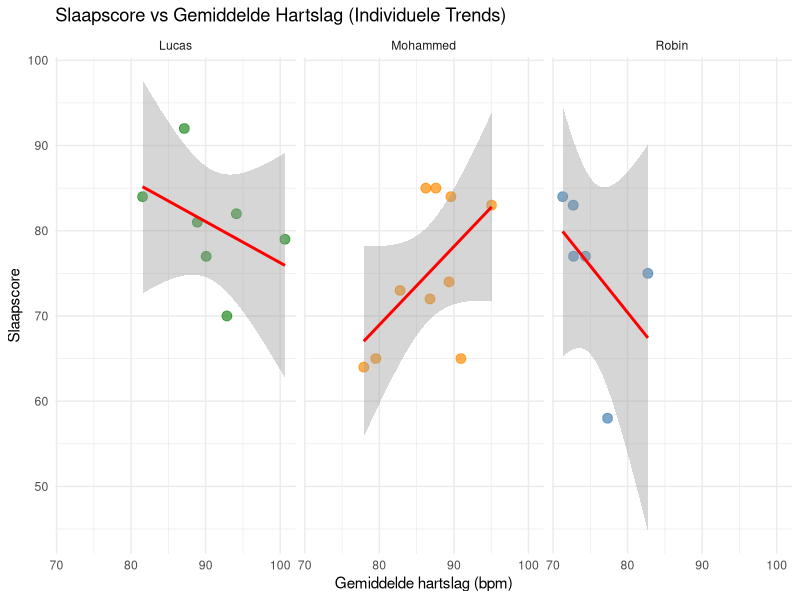
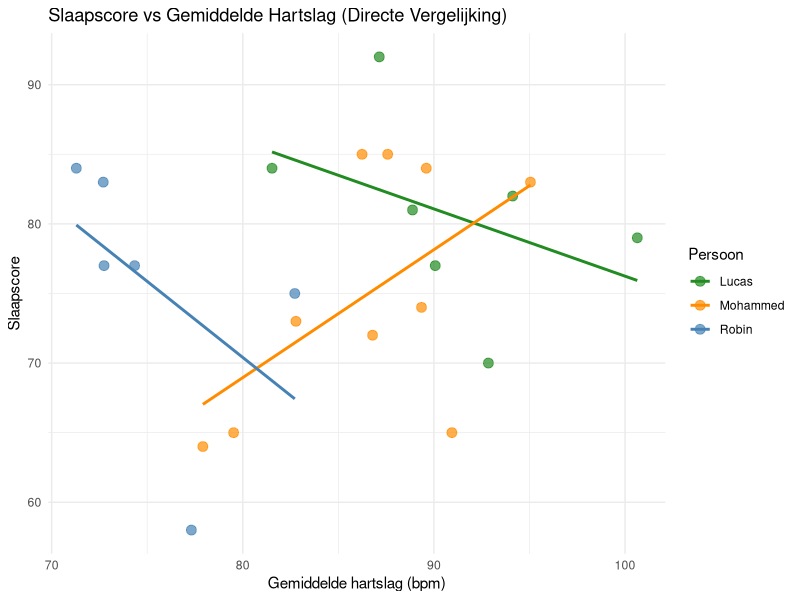
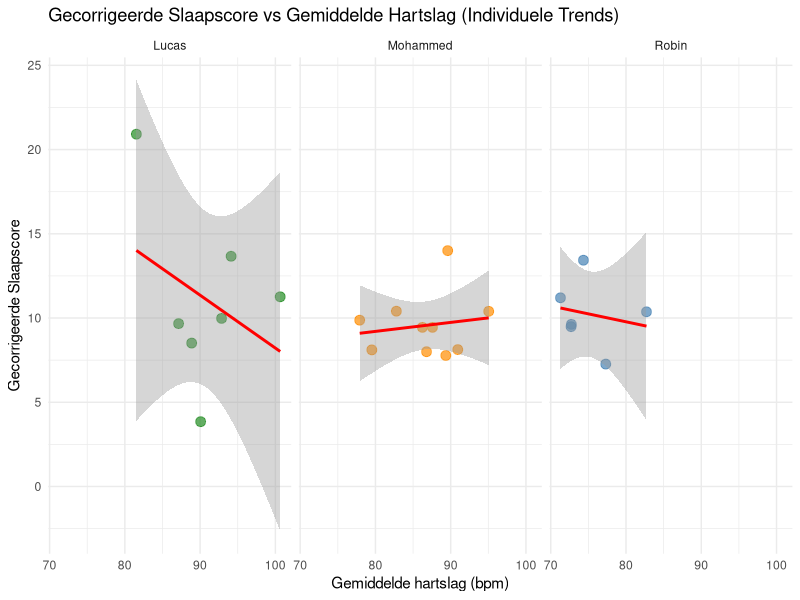
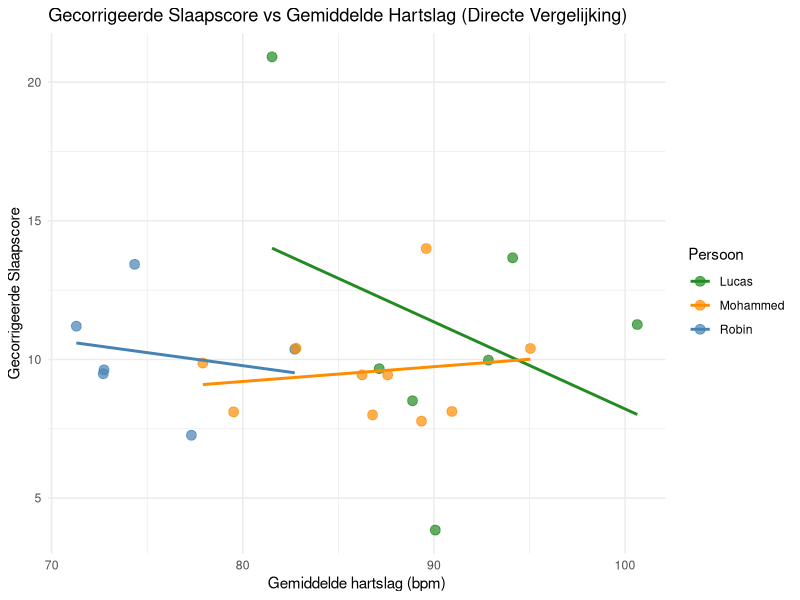
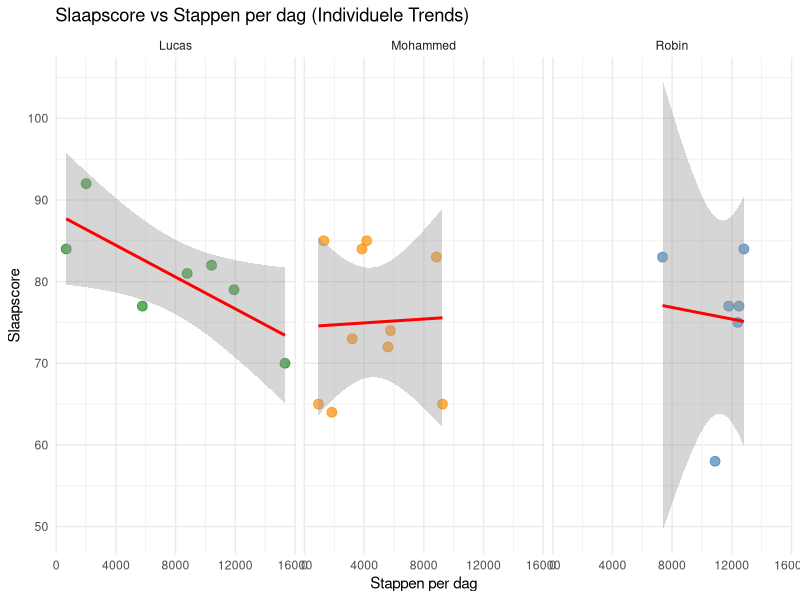
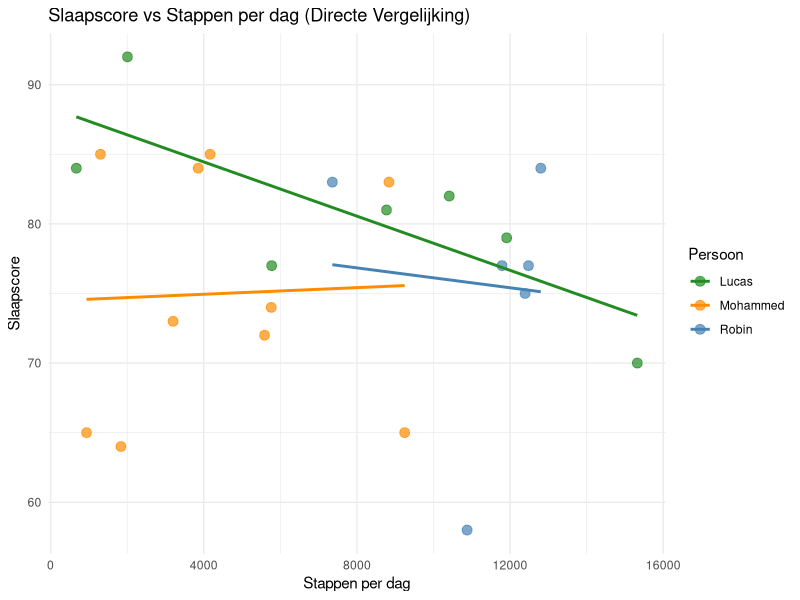
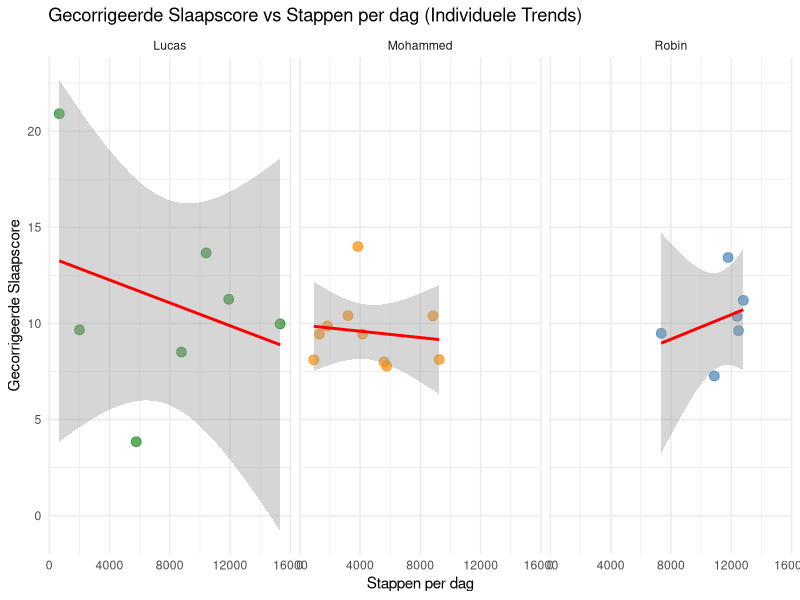
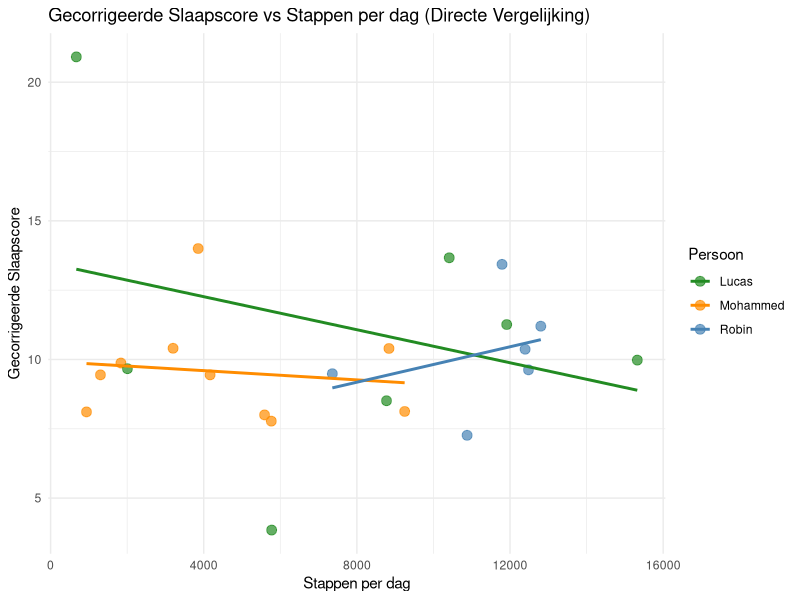

Recreate these plots in R, in order.
## ---- chunk 1
library(ggplot2)
## ---- chunk 2
df_all <- read.csv("analysis/data/combined_filetered/combined_data_filtered.csv")
## ---- chunk 3
# Slaapscore corrigeren voor slaapduur
# Functie om HH:MM om te zetten naar minuten vanaf middernacht
tijd_naar_minuten <- function(tijd_str) {
  delen <- strsplit(tijd_str, ":")
  sapply(delen, function(x) {
    if (length(x) < 2) return(NA)
    as.numeric(x[1]) * 60 + as.numeric(x[2])
  })
}

# Minuten berekenen voor start en end
min_start <- tijd_naar_minuten(df_all$start)
min_end   <- tijd_naar_minuten(df_all$end)

# Slaapduur in uren berekenen (rekening houdend met de nachtwisseling)
df_all$slaapduur_uren <- ifelse(min_end >= min_start, 
                                (min_end - min_start) / 60, 
                                ((1440 - min_start) + min_end) / 60)

# Gecorrigeerde slaapscore berekenen: Slaapscore / Slaapduur (in uren)
df_all$gecorrigeerde_slaapscore <- df_all$sleep_score / df_all$slaapduur_uren

# Verwijder eventuele foutieve berekeningen door missende tijden
df_all <- df_all[complete.cases(df_all$gecorrigeerde_slaapscore), ]
## ---- chunk 4
cat("--- Gemiddelde Slaapscore per persoon ---\n")
aggregate(sleep_score ~ naam, data = df_all, FUN = mean)

cat("\n--- Gemiddelde Hartslag per persoon ---\n")
aggregate(average_heart_rate ~ naam, data = df_all, FUN = mean)

cat("\n--- Gemiddelde Stappen per persoon ---\n")
aggregate(total_steps ~ naam, data = df_all, FUN = mean)
## ---- chunk 5
ggplot(df_all, aes(x = average_heart_rate, y = sleep_score, color = naam)) +
  geom_point(size = 3, alpha = 0.7) +
  geom_smooth(method = "lm", color = "red", se = TRUE) + # se = TRUE voor de grijze vlakken
  facet_wrap(~ naam) + # Dit zet ze netjes naast elkaar
  scale_color_manual(values = c("Robin" = "steelblue", "Mohammed" = "darkorange", "Lucas" = "forestgreen")) +
  labs(title = "Slaapscore vs Gemiddelde Hartslag (Individuele Trends)",
       x = "Gemiddelde hartslag (bpm)",
       y = "Slaapscore") +
  theme_minimal() +
  theme(legend.position = "none") # Legenda is hier overbodig door de titels boven de panelen
## ---- chunk 6
ggplot(df_all, aes(x = average_heart_rate, y = sleep_score, color = naam)) +
  geom_point(size = 3, alpha = 0.7) +
  geom_smooth(method = "lm", se = FALSE) + # se = FALSE haalt de chaos van de grijze vlakken weg
  scale_color_manual(values = c("Robin" = "steelblue", "Mohammed" = "darkorange", "Lucas" = "forestgreen")) +
  labs(title = "Slaapscore vs Gemiddelde Hartslag (Directe Vergelijking)",
       x = "Gemiddelde hartslag (bpm)",
       y = "Slaapscore",
       color = "Persoon") +
  theme_minimal() +
  theme(legend.position = "right") # Legenda aan de rechterkant om de kleuren te onderscheiden
## ---- chunk 7
ggplot(df_all, aes(x = average_heart_rate, y = gecorrigeerde_slaapscore, color = naam)) +
  geom_point(size = 3, alpha = 0.7) +
  geom_smooth(method = "lm", color = "red", se = TRUE) + # se = TRUE voor de grijze vlakken
  facet_wrap(~ naam) + # Dit zet ze netjes naast elkaar
  scale_color_manual(values = c("Robin" = "steelblue", "Mohammed" = "darkorange", "Lucas" = "forestgreen")) +
  labs(title = "Gecorrigeerde Slaapscore vs Gemiddelde Hartslag (Individuele Trends)",
       x = "Gemiddelde hartslag (bpm)",
       y = "Gecorrigeerde Slaapscore") +
  theme_minimal() +
  theme(legend.position = "none") # Legenda is hier overbodig door de titels boven de panelen
## ---- chunk 8
ggplot(df_all, aes(x = average_heart_rate, y = gecorrigeerde_slaapscore, color = naam)) +
  geom_point(size = 3, alpha = 0.7) +
  geom_smooth(method = "lm", se = FALSE) + # se = FALSE haalt de chaos van de grijze vlakken weg
  scale_color_manual(values = c("Robin" = "steelblue", "Mohammed" = "darkorange", "Lucas" = "forestgreen")) +
  labs(title = "Gecorrigeerde Slaapscore vs Gemiddelde Hartslag (Directe Vergelijking)",
       x = "Gemiddelde hartslag (bpm)",
       y = "Gecorrigeerde Slaapscore",
       color = "Persoon") +
  theme_minimal() +
  theme(legend.position = "right") # Legenda aan de rechterkant om de kleuren te onderscheiden
## ---- chunk 9
ggplot(df_all, aes(x = total_steps, y = sleep_score, color = naam)) +
  geom_point(size = 3, alpha = 0.7) +
  geom_smooth(method = "lm", color = "red", se = TRUE) + # se = TRUE voor de grijze vlakken
  facet_wrap(~ naam) + # Dit zet ze netjes naast elkaar
  scale_color_manual(values = c("Robin" = "steelblue", "Mohammed" = "darkorange", "Lucas" = "forestgreen")) +
  labs(title = "Slaapscore vs Stappen per dag (Individuele Trends)",
       x = "Stappen per dag",
       y = "Slaapscore") +
  theme_minimal() +
  theme(legend.position = "none") # Legenda is overbodig door de titels boven de panelen
## ---- chunk 10
ggplot(df_all, aes(x = total_steps, y = sleep_score, color = naam)) +
  geom_point(size = 3, alpha = 0.7) +
  geom_smooth(method = "lm", se = FALSE) + # se = FALSE haalt de chaos van de grijze vlakken weg
  scale_color_manual(values = c("Robin" = "steelblue", "Mohammed" = "darkorange", "Lucas" = "forestgreen")) +
  labs(title = "Slaapscore vs Stappen per dag (Directe Vergelijking)",
       x = "Stappen per dag",
       y = "Slaapscore",
       color = "Persoon") +
  theme_minimal() +
  theme(legend.position = "right") # Legenda aan de rechterkant om de kleuren te onderscheiden
## ---- chunk 11
ggplot(df_all, aes(x = total_steps, y = gecorrigeerde_slaapscore, color = naam)) +
  geom_point(size = 3, alpha = 0.7) +
  geom_smooth(method = "lm", color = "red", se = TRUE) + # se = TRUE voor de grijze vlakken
  facet_wrap(~ naam) + # Dit zet ze netjes naast elkaar
  scale_color_manual(values = c("Robin" = "steelblue", "Mohammed" = "darkorange", "Lucas" = "forestgreen")) +
  labs(title = "Gecorrigeerde Slaapscore vs Stappen per dag (Individuele Trends)",
       x = "Stappen per dag",
       y = "Gecorrigeerde Slaapscore") +
  theme_minimal() +
  theme(legend.position = "none") # Legenda is overbodig door de titels boven de panelen
## ---- chunk 12
ggplot(df_all, aes(x = total_steps, y = gecorrigeerde_slaapscore, color = naam)) +
  geom_point(size = 3, alpha = 0.7) +
  geom_smooth(method = "lm", se = FALSE) + # se = FALSE haalt de chaos van de grijze vlakken weg
  scale_color_manual(values = c("Robin" = "steelblue", "Mohammed" = "darkorange", "Lucas" = "forestgreen")) +
  labs(title = "Gecorrigeerde Slaapscore vs Stappen per dag (Directe Vergelijking)",
       x = "Stappen per dag",
       y = "Gecorrigeerde Slaapscore",
       color = "Persoon") +
  theme_minimal() +
  theme(legend.position = "right") # Legenda aan de rechterkant om de kleuren te onderscheiden
## ---- chunk 13
ggplot(df_all, aes(x = calories_burned, y = sleep_score, color = naam)) +
  geom_point(size = 3, alpha = 0.7) +
  geom_smooth(method = "lm", color = "red", se = TRUE) + # se = TRUE voor de grijze vlakken
  facet_wrap(~ naam) + # Dit zet ze netjes naast elkaar
  scale_color_manual(values = c("Robin" = "steelblue", "Mohammed" = "darkorange", "Lucas" = "forestgreen")) +
  labs(title = "Slaapscore vs Verbrande Calorieën (Individuele Trends)",
       x = "Verbrande calorieën (kcal)",
       y = "Slaapscore") +
  theme_minimal() +
  theme(legend.position = "none") # Legenda is overbodig door de titels boven de panelen
## ---- chunk 14
ggplot(df_all, aes(x = calories_burned, y = sleep_score, color = naam)) +
  geom_point(size = 3, alpha = 0.7) +
  geom_smooth(method = "lm", se = FALSE) + # se = FALSE haalt de chaos van de grijze vlakken weg
  scale_color_manual(values = c("Robin" = "steelblue", "Mohammed" = "darkorange", "Lucas" = "forestgreen")) +
  labs(title = "Slaapscore vs Verbrande Calorieën (Directe Vergelijking)",
       x = "Verbrande calorieën (kcal)",
       y = "Slaapscore",
       color = "Persoon") +
  theme_minimal() +
  theme(legend.position = "right") # Legenda aan de rechterkant om de kleuren te onderscheiden
## ---- chunk 15
ggplot(df_all, aes(x = calories_burned, y = gecorrigeerde_slaapscore, color = naam)) +
  geom_point(size = 3, alpha = 0.7) +
  geom_smooth(method = "lm", color = "red", se = TRUE) + # se = TRUE voor de grijze vlakken
  facet_wrap(~ naam) + # Dit zet ze netjes naast elkaar
  scale_color_manual(values = c("Robin" = "steelblue", "Mohammed" = "darkorange", "Lucas" = "forestgreen")) +
  labs(title = "Gecorrigeerde Slaapscore vs Verbrande Calorieën (Individuele Trends)",
       x = "Verbrande calorieën (kcal)",
       y = "Gecorrigeerde Slaapscore") +
  theme_minimal() +
  theme(legend.position = "none") # Legenda is overbodig door de titels boven de panelen
## ---- chunk 16
ggplot(df_all, aes(x = calories_burned, y = gecorrigeerde_slaapscore, color = naam)) +
  geom_point(size = 3, alpha = 0.7) +
  geom_smooth(method = "lm", se = FALSE) + # se = FALSE haalt de chaos van de grijze vlakken weg
  scale_color_manual(values = c("Robin" = "steelblue", "Mohammed" = "darkorange", "Lucas" = "forestgreen")) +
  labs(title = "Gecorrigeerde Slaapscore vs Verbrande Calorieën (Directe Vergelijking)",
       x = "Verbrande calorieën (kcal)",
       y = "Gecorrigeerde Slaapscore",
       color = "Persoon") +
  theme_minimal() +
  theme(legend.position = "right") # Legenda aan de rechterkant om de kleuren te onderscheiden
## ---- chunk 17
# Bereken het gemiddelde per persoon
scores_agg <- aggregate(sleep_score ~ naam, data = df_all, FUN = mean)

barplot(scores_agg$sleep_score,
        names.arg = scores_agg$naam,
        col       = c("forestgreen", "darkorange", "steelblue"), # Volgorde: Lucas, Mohammed, Robin
        main      = "Gemiddelde slaapscore per persoon",
        ylab      = "Slaapscore",
        ylim      = c(0, 100))
## ---- chunk 18
hr_agg <- aggregate(average_heart_rate ~ naam, data = df_all, FUN = mean)

barplot(hr_agg$average_heart_rate,
        names.arg = hr_agg$naam,
        col       = c("forestgreen", "darkorange", "steelblue"), # Volgorde: Lucas, Mohammed, Robin
        main      = "Gemiddelde hartslag per persoon",
        ylab      = "Hartslag (bpm)",
        ylim      = c(0, 120))
